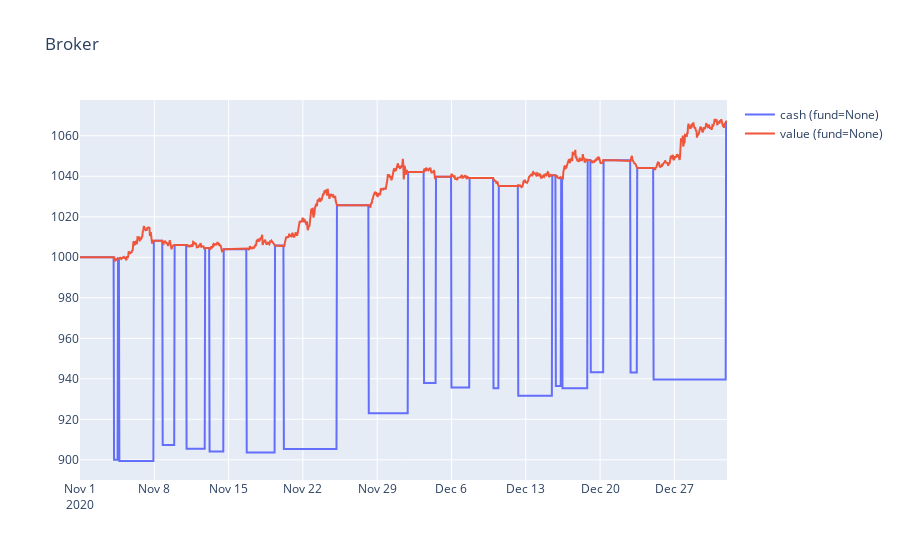

Notebook source saved alongside this figure:
### Code cell
broker_plot = rbsplot.plot_indicator(unpickle.data_and_plots_list[0].df, unpickle.data_and_plots_list[0].indicator_list[0])
broker_plot.show()

### Figure 1 — Plotly figure (JSON) as saved in the notebook; plotly's stock layout.template omitted (floating-point values rounded to 4 significant figures; data arrays with more than 128 entries replaced by an {"elided": "..."} marker saying what was removed)
{"data": [{"name": "cash (fund=None)", "type": "scatter", "x": {"elided": "1464 str values"}, "y": {"elided": "1464 float values"}}, {"name": "value (fund=None)", "type": "scatter", "x": {"elided": "1464 str values"}, "y": {"elided": "1464 float values"}}], "layout": {"showlegend": true, "title": {"text": "Broker"}, "xaxis": {"autorange": false, "range": ["2020-11-01T00:00:00", "2020-12-31T23:00:00"], "rangeslider": {"visible": false}}}}
